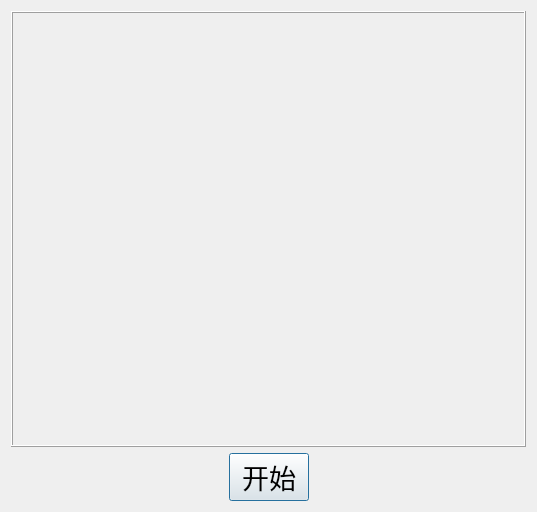
<?xml version="1.0" encoding="UTF-8"?>
<ui version="4.0">
 <class>ErineDialog</class>
 <widget class="QDialog" name="ErineDialog">
  <property name="geometry">
   <rect>
    <x>0</x>
    <y>0</y>
    <width>537</width>
    <height>512</height>
   </rect>
  </property>
  <property name="sizePolicy">
   <sizepolicy hsizetype="Preferred" vsizetype="Preferred">
    <horstretch>0</horstretch>
    <verstretch>0</verstretch>
   </sizepolicy>
  </property>
  <property name="font">
   <font>
    <pointsize>20</pointsize>
   </font>
  </property>
  <property name="windowTitle">
   <string>摇奖机</string>
  </property>
  <layout class="QVBoxLayout" name="verticalLayout_2">
   <item>
    <widget class="QFrame" name="frame">
     <property name="sizePolicy">
      <sizepolicy hsizetype="Preferred" vsizetype="Expanding">
       <horstretch>0</horstretch>
       <verstretch>0</verstretch>
      </sizepolicy>
     </property>
     <property name="frameShape">
      <enum>QFrame::Box</enum>
     </property>
     <property name="frameShadow">
      <enum>QFrame::Raised</enum>
     </property>
    </widget>
   </item>
   <item>
    <layout class="QHBoxLayout" name="horizontalLayout">
     <item>
      <spacer name="horizontalSpacer">
       <property name="orientation">
        <enum>Qt::Horizontal</enum>
       </property>
       <property name="sizeHint" stdset="0">
        <size>
         <width>40</width>
         <height>20</height>
        </size>
       </property>
      </spacer>
     </item>
     <item>
      <widget class="QPushButton" name="pushButton">
       <property name="text">
        <string>开始</string>
       </property>
      </widget>
     </item>
     <item>
      <spacer name="horizontalSpacer_2">
       <property name="orientation">
        <enum>Qt::Horizontal</enum>
       </property>
       <property name="sizeHint" stdset="0">
        <size>
         <width>40</width>
         <height>20</height>
        </size>
       </property>
      </spacer>
     </item>
    </layout>
   </item>
  </layout>
 </widget>
 <layoutdefault spacing="6" margin="11"/>
 <resources/>
 <connections/>
</ui>
